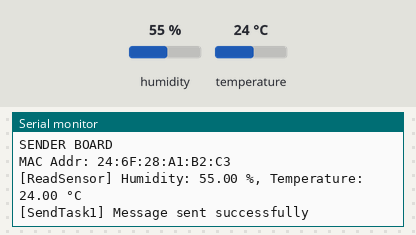
This program was run on a simulated ESP32. Parts: the last lines printed to the serial monitor. The inputs (shaded band) are chosen by the test bench; at power-on: humidity 55 %, temperature 24 °C.

Above: at 2.8 s.
2.9 s: humidity set to 22 %
At 4.7 s:
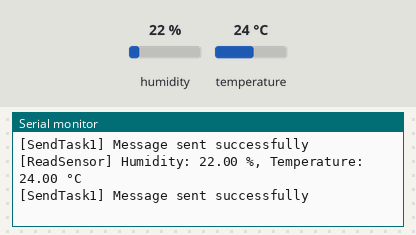
5.6 s: temperature set to 12 °C
At 7.0 s:
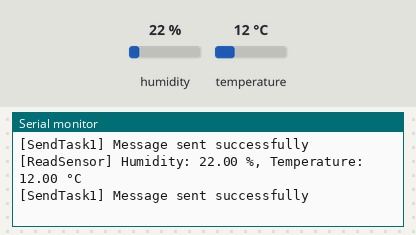
8.3 s: humidity set to 40 %
At 11.6 s:
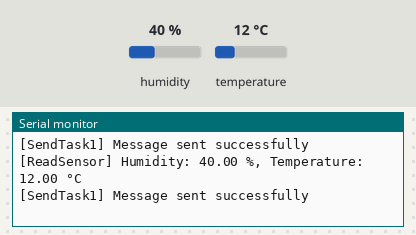
Timing chart, 0 to 13.1 s (numbered marks = the images above; inputs shaded):
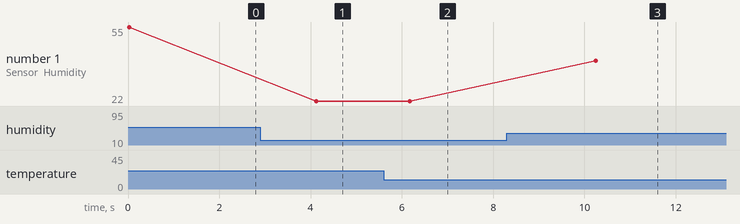

The program:

main.cpp
```cpp
#include <Arduino.h>
#include <DHT.h> //Installed library
#include <esp_now.h>
#include <ESP32Time.h> //Installed library
#include <math.h>
#include <freertos/FreeRTOS.h>
#include <freertos/task.h>
#include <WiFi.h>

#include "struct_message.h" //Created message structure

#define DHTPIN 2 //DHT sensor pin
#define DHTTYPE DHT11

DHT dht(DHTPIN, DHTTYPE);

uint8_t destBoardAddr[] = {0xC0, 0x49, 0xEF, 0xCB, 0x99, 0x10}; //MAC destination address

bool ReadSensor(float lastHumidity, float lastTemperature, float *actualHumidity, float *actualTemperature) {
  *actualHumidity = roundf(dht.readHumidity()*100)/100; //Humidity read and rounded up to 2 decimals
  *actualTemperature = roundf(dht.readTemperature()*100)/100; //Temperature read in ºC and rounded up to 2 decimals
  //If some value is nan, it means the sensor didn't read correctly
  if (isnan(*actualHumidity) || isnan(*actualTemperature)) {
    printf("Failed to read from DHT sensor\n");
    return false;
  }
  //If the humidity/temperature have changed, triggers a new message to be sent
  if (*actualHumidity != lastHumidity || *actualTemperature != lastTemperature) {
    printf("[ReadSensor] Humidity: %.2f %%, Temperature: %.2f °C\n", *actualHumidity, *actualTemperature);
    return true;
  } else {
    return false;
  }
}

//Reads temperature and humidity, and sends them to the destination board
void SendDataTask(void *parameter){
  int *taskId = (int *)parameter;
  float lastHumidity = 0.0; float lastTemperature = 0.0;
  float actualHumidity = 0.0; float actualTemperature = 0.0;
  int nMessage = 0;

  for(;;){
    //Reads sensors. If true, the value was correct and different from the previous. The actual values are written
    if (ReadSensor(lastHumidity, lastTemperature, &actualHumidity, &actualTemperature)) {
      //Creates the message, fills it and sends it
      struct_message message_to_send;
      sprintf(message_to_send.msg, "Message #%d", nMessage);
      message_to_send.humidity = actualHumidity;
      message_to_send.temperature = actualTemperature;
      message_to_send.xTimeStamp = xTaskGetTickCount();
      esp_err_t result = esp_now_send(destBoardAddr, (uint8_t *) &message_to_send, sizeof(message_to_send));
      if (result == ESP_OK) {
        printf("[SendTask%d] Message sent successfully\n", taskId);
        nMessage += 1;
        //Stores the sent values as previous
        lastHumidity = actualHumidity;
        lastTemperature = actualTemperature;
      } else {
        printf("[SendTask%d] LOST MESSAGE, Couldn't send the message\n", taskId);
      }
    }
    vTaskDelay(pdMS_TO_TICKS(1000));
  }
}

void setup() {
  Serial.begin(9600);
  dht.begin();
  WiFi.mode(WIFI_STA);
  if (esp_now_init() != ESP_OK) { //Initialize ESP-NOW
    Serial.println("[SETUP] Error initializing ESP-NOW");
    exit(1);
  }
  printf("SENDER BOARD\n",NULL);
  Serial.println((String)"MAC Addr: "+WiFi.macAddress());

  //Register peer
  esp_now_peer_info_t peerInfo;
  memset(&peerInfo, 0, sizeof(peerInfo));
  memcpy(peerInfo.peer_addr, destBoardAddr, 6);
  peerInfo.channel = 0;
  peerInfo.encrypt = false;

  //Add peer
  if (esp_now_add_peer(&peerInfo) != ESP_OK){
    Serial.println("[SETUP] Error adding peer");
    exit(1);
  }

  xTaskCreate(SendDataTask, "SendDataTask", 10000, (void *)1, 1, NULL);
}

void loop() {
}
```

struct_message.h
```cpp
#ifndef STRUCT_MESSAGE_H
#define STRUCT_MESSAGE_H

#include <stdint.h>
#include <freertos/FreeRTOS.h>

typedef struct struct_message {
    TickType_t xTimeStamp;
    char msg[50];
    float humidity;
    float temperature;
} struct_message;

#endif //STRUCT_MESSAGE_H
```

Measured:
- after the input at 2.9 s, the serial monitor: prints a new line after 1.2 s (image 1)
- after the input at 5.6 s, the serial monitor: prints a new line after 0.57 s (image 2)
- after the input at 8.3 s, the serial monitor: prints a new line after 2.0 s (image 3)
- plotted number 1: 55 → 22 after the input at 2.9 s, 22 → 40 after the input at 8.3 s
